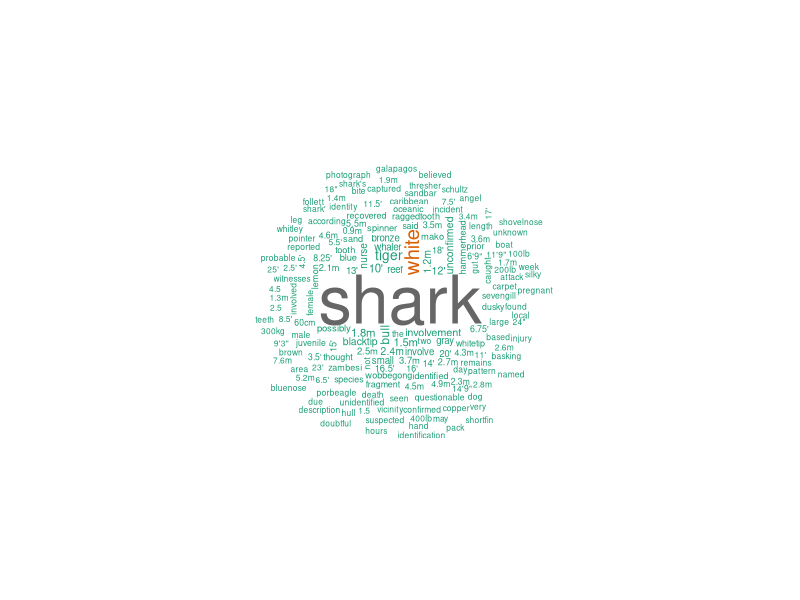
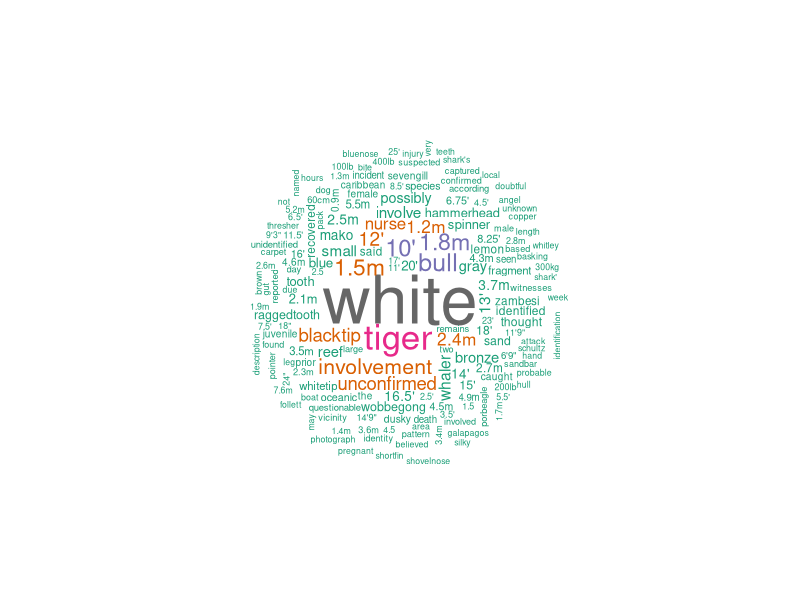
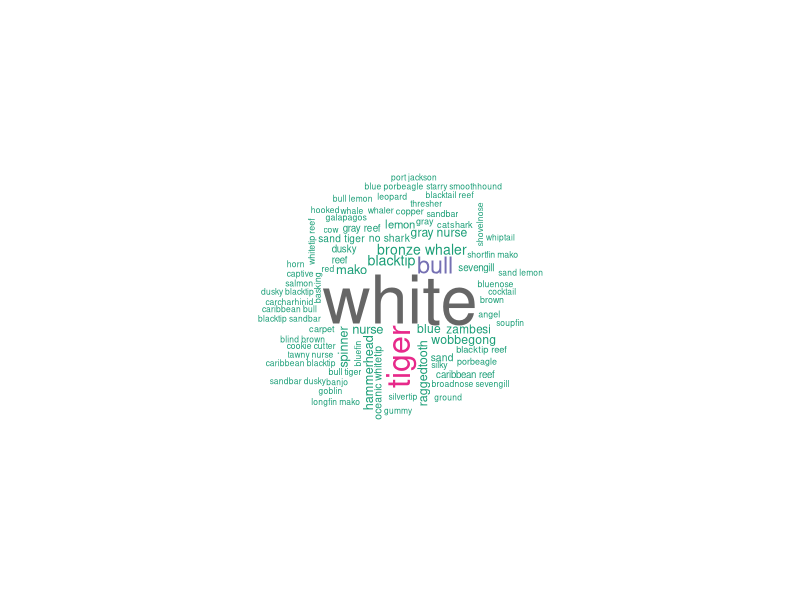
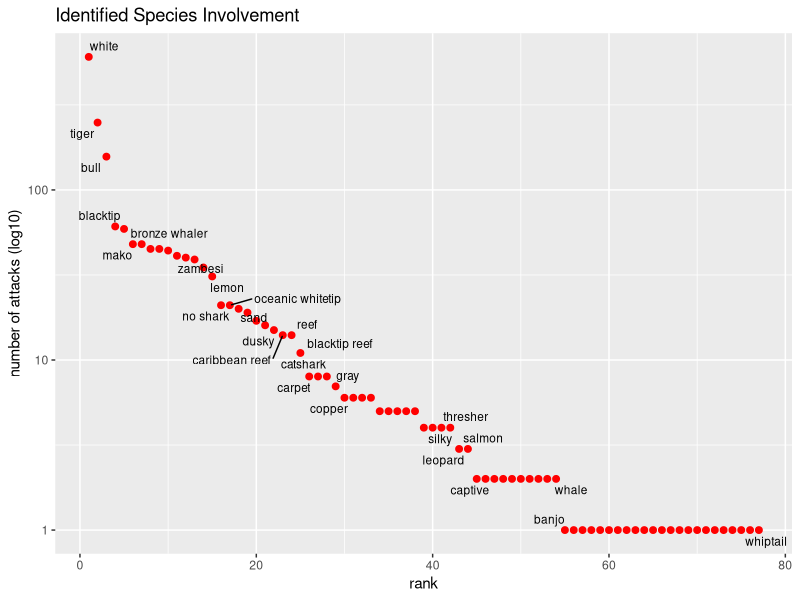

Reproduce these figures in R, in order. (Note: this script raises an error after producing the figures.)
## ---- chunk 1
knitr::opts_chunk$set(echo = TRUE,fig.align = 'center')
## ---- chunk 2
suppressPackageStartupMessages(library(readr))
suppressPackageStartupMessages(library(dplyr))
suppressPackageStartupMessages(library(tidyr))
suppressPackageStartupMessages(library(stringr))
suppressPackageStartupMessages(library(stringi))
suppressPackageStartupMessages(library(ggplot2))
suppressPackageStartupMessages(library(ggrepel))
suppressPackageStartupMessages(library(knitr))
suppressPackageStartupMessages(library(wordcloud))
#library(gridExtra)
## ---- chunk 3
## ---- Load the data 
dat <- read_csv("Shark_Attack_Data_4-7-2016.csv",col_names=TRUE,n_max=5897) #5897=last good row
dat[24] <- NULL #remove null rows and repeated 'Case Number' rows
dat[23] <- NULL
dat[21] <- NULL
dat[20] <- NULL

# Rename the 'Case Number' column
colnames(dat)[1] <- "CaseNumber"
# Rename the 'Fatal (Y/N)' column
colnames(dat)[13] <- "Fatal"
## ---- chunk 4
## ---- Clean the data

# Remove duplicate entries
species_dat <- dat %>% filter(!duplicated(CaseNumber))

# Standardize the encoding of the Species, Activity, Fatal, and Type columns
species_dat <- species_dat %>% 
  mutate(Species=iconv(Species,from="CP1252",to="UTF-8"),
         Fatal=iconv(Fatal,from="CP1252",to="UTF-8"))

# standardize the character cases of Species column to lower; Fatal to uppercase
species_dat <- species_dat %>% 
  mutate(Species=stri_trans_tolower(Species),
         Fatal=stri_trans_toupper(Fatal))
## ---- chunk 5
species_dat <- species_dat %>% filter(!is.na(Species)) %>% 
  select(CaseNumber,Species,Fatal)
## ---- chunk 6
species_dat <- species_dat %>% filter(!is.na(Species)) %>%
  mutate(Species=gsub("([0-9]{1,2}\\/[0-9]{1,2}\\/[0-9]{4})"," ",Species))
## ---- chunk 7
species_dat <- species_dat %>% filter(!is.na(Species)) %>% 
  mutate(Species=gsub(pattern="(^|[\\s])[\"]"," ",Species), #from beginning  “
         #Species=gsub(pattern="([^0-9])([\"])([\\S]|$)","\\1",Species)) #ending (unless preceded by a digit)
         Species=gsub(pattern="([\"])([a-z -]+)([\"])","\\2",Species),
         Species=gsub(pattern="([a-z -]+)([\"])","\\1",Species))
## ---- chunk 8
species_dat <- species_dat %>% filter(!is.na(Species)) %>% #Remove unnecessary punctuation
  mutate(Species=gsub(pattern="([a-zA-Z])[\\.]","\\1 ",Species), #removes word-final periods
         Species=gsub(pattern="\\?+"," ",Species), #removes question marks
         Species=gsub(pattern="[,;:]"," ",Species), #removes commas & semicolons
         Species=gsub(pattern="\\[|\\]"," ",Species), #removes square brackets
         Species=gsub(pattern="\\(|\\)"," ",Species)) #, #remove parentheses
         #Species=gsub(pattern="([e])[\"][\\s]","\\1 ",Species)) #strange double quote won't go away.
## ---- chunk 9
species_dat <- species_dat %>% filter(!is.na(Species)) %>% 
  mutate(Species=gsub(pattern="pound","lb",Species), #pound to lb
    Species=gsub(pattern="(\\d)(\\s|-)(metre|m|meter|cm|ft|feet|foot|kg|lb|lbs)(\\s|$)","\\1\\3 ",Species),
         Species=gsub(pattern="(\\d)(?-)(ft|feet|foot)(\\s|$)","\\1' ",Species),
         Species=gsub(pattern="(\\d)(?-)(meter|metre)(\\s|$)","\\1m ",Species)) 
## ---- chunk 10
species_dat <- species_dat %>% filter(!is.na(Species)) %>%
  mutate(Species=gsub(pattern="(\\w)(\\s|-)(tipped)(\\s|$|\")","\\1tip ",Species), #normalizes tipped to tip
         Species=gsub(pattern="(\\w)(\\s|-)(finned)(\\s|$|\")","\\1fin ",Species),
         Species=gsub(pattern="(sharks|sharkk|shar k|shar ;)","shark",Species), # normalize 'shark'
         #Species=gsub(pattern="( shar)\\s+([^k])"," shark \\2",Species), # normalize 'shark'
         
         Species=gsub(pattern="(\\d)(')(shark)","\\1\\2 \\3",Species), #5'shark to 5' shark
         Species=gsub(pattern=" (\")(\\w)"," \\2",Species), #turns "word into word
         Species=gsub(pattern="(fragment|wobbegong|day|pointer)(s)","\\1",Species), #plural to singular
         Species=gsub(pattern=" & "," and ",Species), # & to and
         Species=gsub(pattern="zambezi","zambesi",Species), #zambesi
         Species=gsub(pattern="grey","gray",Species), #gray
         Species=gsub(pattern="(seven gill|seven-gill|7-gill)","sevengill",Species), # sevengill
         Species=gsub(pattern="(sandtiger|sand-tiger)","sand tiger",Species), # sand tiger
         Species=gsub(pattern="(nosed)","nose",Species), # broadnose, ..nose
         Species=gsub(pattern="(blac[^k])","black",Species),
         Species=gsub(pattern="(blackip)","blacktip",Species),
         Species=gsub(pattern="limbatus","blacktip",Species),
         Species=gsub(pattern="blackfin","blacktip",Species),
         Species=gsub(pattern="whtietip","whitetip",Species),
         Species=gsub(pattern="galapgos","galapagos",Species),
         Species=gsub(pattern="(bonit[oa])","mako",Species,perl=TRUE),
         Species=gsub(pattern="(bronze whale )","bronze whaler",Species,perl=TRUE),
         Species=gsub(pattern="carchari","carcharhi",Species,perl=TRUE),
         Species=gsub(pattern="tawney","tawny",Species,perl=TRUE),
         Species=gsub(pattern="leucas","bull",Species,perl=TRUE),
         Species=gsub(pattern="obscurus","dusky",Species,perl=TRUE),
         Species=gsub(pattern="albimarginatus","silvertip",Species,perl=TRUE),
         Species=gsub(pattern="maculpinnis|maculipinnis","spinner",Species,perl=TRUE),
         Species=gsub(pattern="whalershark","whaler shark",Species,perl=TRUE),
         Species=gsub(pattern="sandshark","sand shark",Species,perl=TRUE)
  )

species_dat <- species_dat %>% #filter(!is.na(Species)) %>%
  mutate(Species=gsub(pattern="(blue|broad|black|shovel)([\\s-]+)(nose|fin)","\\1\\3",Species,perl=TRUE))

species_dat <- species_dat %>% filter(!is.na(Species)) %>%
  mutate(Species=gsub(pattern="cat shark","catshark",Species))

species_dat <- species_dat %>% filter(!is.na(Species)) %>%
  mutate(Species=gsub("(gr[ea]y|brown)[-]?(colored)","\\1",Species,perl=TRUE))
## ---- chunk 11
species_dat <- species_dat %>% filter(!is.na(Species)) %>%
  mutate(Species=gsub("(not confirmed|not cofirmed)","unconfirmed",Species))

species_dat <- species_dat %>% filter(!is.na(Species)) %>%
  mutate(Species=gsub("(not authenticated)","unauthenticated",Species))
## ---- chunk 12
species_dat <- species_dat %>% filter(!is.na(Species)) %>%
  mutate(Species=gsub("(^|\\s)(another|been|a|as|an|by|of|or|on|that|his|but|it|its|their|than|from|have|out|were|be|is|was|later|on|with|and|the)($|\\s)"," ",Species))
## ---- chunk 13
species_dat <- species_dat %>% filter(!is.na(Species)) %>% 
  mutate(Species=gsub(pattern="\\s+"," ",Species)) #Reduce multiple spaces to 1 space
## ---- chunk 14
species_texts <- species_dat %>% filter(!is.na(Species)) %>% select(Species)
species_text <- paste(unlist(species_texts),sep=" ",collapse = " ")

species_tokens <- unlist(str_split(species_text," "))
species_token_counts <- as.data.frame(table(species_tokens)) %>% filter(nchar(as.character(species_tokens))>2)

tmp <- species_token_counts %>% filter(species_tokens!="shark")

# Show the words relative to frequency
wordcloud(species_token_counts$species_tokens,
          species_token_counts$Freq,min.freq = 4,#c(4,1),
          random.order=FALSE, 
          colors=brewer.pal(8, "Dark2"))

wordcloud(tmp$species_tokens,tmp$Freq,
            min.freq = 4,#c(4,1),
            random.order=FALSE, 
            colors=brewer.pal(8, "Dark2"))

# write the species tokens out to csv file.
#write.csv(species_token_counts,"species_column_tokens.csv",row.names = FALSE,quote=FALSE)
## ---- chunk 15
species_labeled <- species_dat %>% filter(!is.na(Species)) %>% 
  mutate(shark_modifier=ifelse(grepl("(shark)",Species),
                               str_extract(Species,"([a-z][a-z]+)([\\s-]?shark)"),NA)
         ,shark_modifier2=ifelse(grepl("(shark)",Species),
                               str_extract(Species,"([a-z][a-z]+[\\s-])([a-z]+[\\s-]?)(shark)"),NA)
         ,shark_modifier2=ifelse(!is.na(shark_modifier) & !is.na(shark_modifier2),
                                 str_trim(str_extract(shark_modifier2,"^([a-z]+[\\s-])")),shark_modifier2)
         ,shark_modifier=ifelse(
           grepl("(spinner|blacktip)",shark_modifier) & grepl("(spinner|blacktip)",shark_modifier2),
           "spinner shark",shark_modifier)
         
         ,shark_modifier=ifelse(
           grepl("(thresher|blue)",shark_modifier) & grepl("(thresher|blue)",shark_modifier2),
           "thresher shark",shark_modifier)
         
         ,shark_modifier2=ifelse(
           grepl("^(cm|to|kg|lb|in|the|old|auth|likel|belie|thin|partial|incide|clark|remains|aka|may|slim|very|female|barrac|shark|dead|great|gaffed|large|numero|thresh|cold|proba|spinner|possib|whaler|photograph|identi|recov|small|juvenile|little)",
                 shark_modifier2,perl=TRUE),
           NA,shark_modifier2)

      ,shark_modifier=ifelse(
           grepl("^(lg|lb|kg|cm|been|carlsmith|description|female|for|gaffed|juvenile|large|larger|little|media|mouth|number|pack|recovered|remains|reported|same|saw|school|several|shark|small|two|the|unidentified|shot|young)([\\s])",
                 shark_modifier,perl=TRUE),
           NA,shark_modifier)
         
      ,shark_modifier=gsub("( shark)$","",shark_modifier)
      
      ,species_cat=ifelse(!is.na(shark_modifier) & !is.na(shark_modifier2),
                          paste(shark_modifier2,shark_modifier,sep=" "),
                          ifelse(!is.na(shark_modifier),shark_modifier,NA)
                            
                          )
      
      ,species_cat=gsub(" colo[u]?red","",species_cat,perl=TRUE)
      
      ,species_cat=gsub("([\\s]|^)(fragment|those|belly|bonnethed|scalloped|spotted|shot|sixgill|six|this|unknown|may)([\\s]|$)",
                        "",species_cat,perl=TRUE)
      
      ,species_cat=gsub("blacktip spinner","spinner",species_cat,perl=TRUE)
      
      ,species_cat=gsub("dog","catshark",species_cat,perl=TRUE)
      
      ,species_cat=gsub("^(not)$","no",species_cat,perl=TRUE)
      
      ,species_cat=ifelse(species_cat=="no","no shark",species_cat)
      ,species_cat=ifelse(species_cat=="oceanic white","white",species_cat)
      ,species_cat=ifelse(species_cat=="oceanic species","white",species_cat)
      
      ,species_cat=gsub("(porbeagle)[\\s]+(mako|white)","\\2",species_cat,perl=TRUE)
      
      ,species_cat=ifelse(species_cat=="",NA,species_cat)
         ) %>% select(CaseNumber,species_cat)

## ---- chunk 16
## ---- Visualize the Species categories
species_labels <- species_labeled %>% filter(!is.na(species_cat)) %>% group_by(species_cat) %>%
  summarize(attacks=n()) %>% arrange(desc(attacks)) %>% select(species_cat,attacks) 

wordcloud(species_labels$species_cat,species_labels$attacks,min.freq = 1,#c(4,1),
          random.order=FALSE, 
          colors=brewer.pal(8, "Dark2"))
## ---- chunk 17
p <- cbind(r=seq(1,nrow(species_labels)),species_labels) %>%
  ggplot(aes(r,attacks, label = species_cat)) + 
  ylab("number of attacks (log10)") + xlab("rank") + ggtitle("Identified Species Involvement") 
p + scale_y_log10() + scale_x_continuous() + geom_point(size=2,color="red") + 
  geom_text_repel(cex=3)
## ---- chunk 18
## ---- Species to Fatalities
species_fatal <- left_join(species_labeled,species_dat,by="CaseNumber") %>% 
  filter(!is.na(Fatal), !is.na(species_cat)) %>% select(species_cat,Fatal) %>% group_by(species_cat) %>%
  summarize(attacks=n(),fatalities=sum(Fatal=="Y"),pct_fatal=round(fatalities/attacks*100,2))

## Stratify?
## Remove biases
# Discount where frequency is super low, but pct_fatal is super high, e.g. freq=1,pct_fatal=100
## ---- chunk 19
## ---- get species with fatal attacks
most_fatal_species <- species_fatal %>% filter(pct_fatal>0) %>% arrange(desc(pct_fatal),attacks)

## ---- plot most fatal species
p <- most_fatal_species %>% 
  cbind(r=seq(1,nrow(most_fatal_species)),most_fatal_species) %>% #filter(Freq>freq_cutoff) %>%
  ggplot(aes(r,pct_fatal, label = species_cat)) + 
  ylab("percent of attacks fatal") + xlab("rank") + ggtitle("Fatal Species") 
p + scale_x_continuous() + geom_point(size=2,color="red") + 
  geom_text_repel(cex=3)

## ---- chunk 20
## ---- get non-fatal species
non_fatal_attack_species <- species_fatal %>% filter(pct_fatal==0) %>% arrange(desc(attacks),pct_fatal)

## ---- plot non-fatal species
p <- non_fatal_attack_species %>%
  cbind(r=seq(1,nrow(non_fatal_attack_species)),non_fatal_attack_species) %>% #filter(Freq>freq_cutoff) %>%
  ggplot(aes(r,attacks, label = species_cat)) + 
  ylab("number of attacks") + xlab("rank") + ggtitle("Species with No Recorded Fatal Attacks") 
p + scale_y_log10() + scale_x_continuous() + geom_point(size=2,color="red") + 
  geom_text_repel(cex=3)
## ---- chunk 21
feet_pattern <- c("([\\d\\.]+)(\')")
inches_pattern <- c("([\\d\\.]+)(\")")
meters_pattern <- c("([\\d\\.]+)(m)")
cm_pattern <- c("([\\d\\.]+)(cm)")
kg_pattern <- c("([\\d\\.]+)(kg)")
lb_pattern <- c("([\\d\\.]+)(lb)")

size_dat <- species_dat %>%
  mutate(feet=as.numeric(gsub("\'","",stri_extract_last_regex(Species,feet_pattern))),
         inches=as.numeric(gsub("\"","",stri_extract_last_regex(Species,inches_pattern))),
         meters=as.numeric(gsub("m","",stri_extract_last_regex(Species,meters_pattern))),
         cm=as.numeric(gsub("cm","",stri_extract_last_regex(Species,cm_pattern))),
         kg=as.numeric(gsub("kg","",stri_extract_last_regex(Species,kg_pattern))),
         lb=as.numeric(gsub("lb","",stri_extract_last_regex(Species,lb_pattern)))
  )

size_dat <- size_dat %>% 
  mutate(feet=ifelse(!is.na(feet)&!is.na(inches),
                       feet+(inches/12), # combine feet+inches into feet
                     ifelse(is.na(feet)&!is.na(inches),
                            inches/12,feet)),
         meters=ifelse(is.na(meters)&!is.na(feet),feet*0.3048, # 1ft = 0.3048m
                       ifelse(!is.na(cm),cm/100,meters)),
         kg=ifelse(is.na(kg)&!is.na(lb),lb*0.453592,kg) # lb to kg ~ 1 to 0.453592

  ) %>% select(-inches,-cm,-lb)
## ---- chunk 22
summary(size_dat$meters) #%>% kable(caption='Length Summary (meters)')
hist(size_dat$meters,main="Distribution of Attacking Shark Lengths",xlab = "meters long")
qqnorm(size_dat$meters,main="Attacking Shark Lengths\nQuantiles")
## ---- chunk 23
summary(size_dat$kg) #%>% kable(caption='Weight Summary (kg)')
hist(size_dat$kg,main="Distribution of Attacking Shark Weights",xlab = "kilograms")
qqnorm(size_dat$kg,main="Attacking Shark Weights\nQuantiles")
## ---- chunk 24
hist(size_dat$kg[size_dat$kg<3500],main="Distribution of Attacking Shark Weights",xlab = "kilograms")
qqnorm(size_dat$kg[size_dat$kg<3500],main="Attacking Shark Weights\nQuantiles")
## ---- chunk 25
## ---- get Shark Gender data
gender_dat <- species_dat %>% 
  mutate(Species=gsub("(pregnant)","female",Species),
         gender=ifelse(grepl("(female)",Species),
                       "female",
                       ifelse(grepl("male",Species),
                              "male",
                              NA))
         ) %>% filter(!is.na(gender))

fatal_by_gender <- gender_dat %>% group_by(gender) %>% 
  summarize(attacks=n(),fatalities=sum(as.numeric(Fatal=="Y")),pct_fatal=round(fatalities/attacks*100,2))

fatal_by_gender %>% kable
